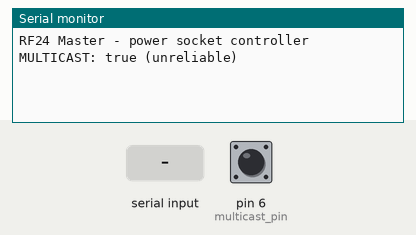
A sketch run on a simulated Arduino Uno, built with avr-gcc and run on an emulated ATmega328P. Shown: the last lines printed to the serial monitor. Inputs (shaded band) come from the test bench; at power-on: pin 6 (multicast_pin) HIGH. No radio packets arrive unless stated.

Above: at 1.2 s.
1.3 s: "start 1\n" received over Serial
At 3.6 s:
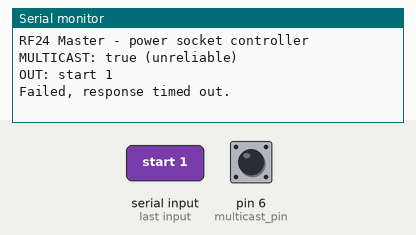
4.3 s: "h 1\n" received over Serial
At 5.7 s:
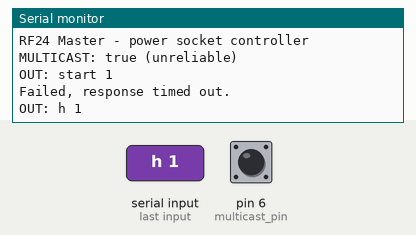
6.7 s: "min 1\n" received over Serial
At 8.1 s:
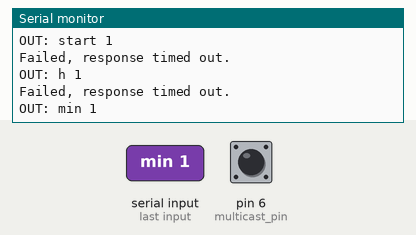
9.2 s: "stop 1\n" received over Serial
At 10.6 s:
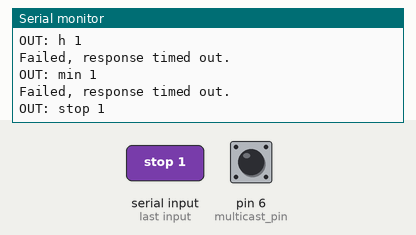
11.6 s: "start" received over Serial
At 13.0 s:
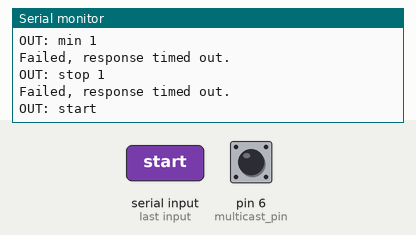
14.0 s: " " received over Serial
At 15.4 s:
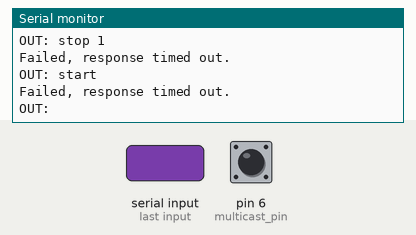

The sketch:

rf24-socket-master.ino
```cpp
// (licence header left out)
/**
 * Example using Dynamic Payloads
 *
 * This is an example of how to use payloads of a varying (dynamic) size.
 */

#include <SPI.h>
#include "printf.h"
#include "RF24.h"

//
// Hardware configuration
//

// Set up nRF24L01 radio on SPI bus plus pins 8 & 9
RF24 radio(9,10);

// Use multicast?
// sets the multicast behavior this unit in hardware.  Connect to GND to use unicast
// Leave open (default) to use multicast.
const int multicast_pin = 6 ;

// sets the role of this unit in hardware.  Connect to GND to be the 'pong' receiver
// Leave open to be the 'ping' transmitter
const int role_pin = 7;
bool multicast = true ;

//
// Topology
//

// Radio pipe addresses for the 2 nodes to communicate.
//const uint64_t pipes[2] = { 0xEEFAFDFDEELL, 0xEEFDFAF50DFLL };
const uint8_t pipes[][6] = {"1Node","2Node"};

void setup(void)
{
  //
  // Multicast
  //
  pinMode(multicast_pin, INPUT);
  digitalWrite(multicast_pin,HIGH);
  delay( 20 ) ;

  // read multicast role, LOW for unicast
  if( digitalRead( multicast_pin ) )
    multicast = true ;
  else
    multicast = false ;

  //
  // Print preamble
  //
  Serial.begin(115200);
  Serial.println(F("RF24 Master - power socket controller"));
  Serial.print(F("MULTICAST: "));
  Serial.println(multicast ? F("true (unreliable)") : F("false (reliable)"));

  //
  // Setup and configure rf radio
  //
  radio.begin();
  radio.setCRCLength( RF24_CRC_16 ) ;
  // optionally, increase the delay between retries & # of retries
  radio.setRetries( 15, 5 ) ;
  radio.setAutoAck( true ) ;
  //radio.setPALevel( RF24_PA_LOW ) ;
  //radio.enableDynamicPayloads(); //dont work with RPi :-/

  //
  // Open pipes to other nodes for communication
  //
  // This simple sketch opens two pipes for these two nodes to communicate
  // back and forth.
  // Open 'our' pipe for writing
  // Open the 'other' pipe for reading, in position #1 (we can have up to 5 pipes open for reading)
  radio.openWritingPipe(pipes[0]);
  radio.openReadingPipe(1,pipes[1]);


  //
  // Dump the configuration of the rf unit for debugging
  //
  printf_begin();
  radio.printDetails();

  //
  // Start listening
  //
  radio.powerUp() ;
  radio.startListening();
}

void loop(void)
{
  bool timeout = false;
  unsigned long started_waiting_at = 0;

  if (Serial.available())
  {
    String s1 = Serial.readString();
    if (s1.indexOf("start")>=0)
    {
      String sched = s1.substring(s1.indexOf(" ")+1);
      long seconds = 1;
      if (sched.indexOf("h")>0)
      {
        seconds = sched.substring(0, sched.indexOf("h")).toInt() * 3600 ;
        sched = sched.substring(sched.indexOf("h")+1);
      }
      if (sched.indexOf("min")>0)
      {
        seconds = seconds + (sched.substring(0, sched.indexOf("min")).toInt() * 60);
        Serial.println(seconds);
        sched = sched.substring(0, sched.indexOf("min"));
        Serial.println(sched);
      }
      if (seconds > 1)
      {
        s1 = "activate1 " + String(seconds);
      }
    }
    else if ((s1.indexOf("stop")==0) && (s1.indexOf("status")==0))
    {
      Serial.println("** Serial interface expects:\n\r"\
        "** 0 - start1: activate relay1 after x time\n\r"\
        "** 0 - start2: activate relay2 after x time\n\r"\
        "** 1 - stop: deactivate everything and reset all counters\n\r"\
        "** 2 - status: returns the current status of relays and counters");
      s1 = "";
    }

    if (s1 != "")
    {
      Serial.println("OUT: " + s1);
      char qS[s1.length()+1] ;
      s1.toCharArray(qS, s1.length()+1);
      qS[s1.length()+1] = '\0';


      // First, stop listening so we can talk.
      radio.stopListening();
      if (queryString(qS, s1.length()+1, s1))
      {
        Serial.println(s1);
      }
      // restart listening
      radio.startListening();
    }
  }
}

/*
 * This function sends out a message (theQuery) and expects
 * to receive a response with a number (return value).
 * It will send the query, wait for 500ms, and return.
 */
bool queryString(char theQuery[], uint8_t queryLength, String& oValue)
{

  // send query
  radio.write( theQuery, queryLength, multicast );

  // Now, continue listening
  radio.startListening();

  // Wait here until we get a response, or timeout
  unsigned long started_waiting_at = millis();
  bool timeout = false;
  while ( ! radio.available() && ! timeout )
    if (millis() - started_waiting_at > 500 )
      timeout = true;

  // Describe the results
  if ( timeout )
  {
     Serial.println(F("Failed, response timed out."));
     return false;
  }
  else
  {
    while (radio.available())
    {
      // Fetch the payload, and see if this was the last one.
      uint8_t len = radio.getDynamicPayloadSize();
      char* rx_data = NULL;
      rx_data = (char*)calloc(len, sizeof(char));
      radio.read( rx_data, len );

      // Put a zero at the end for easy printing
      rx_data[len] = 0;

      // Spew it
      /*Serial.print(F("Got msg size="));
      Serial.print(len);
      Serial.print(F(" value="));
      Serial.println(rx_data);*/

      oValue += String(rx_data);
      free(rx_data);
    }
  }
  return true;
}
```

printf.h
```cpp
// (licence header left out)
/**
 * @file printf.h
 *
 * Setup necessary to direct stdout to the Arduino Serial library, which
 * enables 'printf'
 */

#ifndef __PRINTF_H__
#define __PRINTF_H__

#ifdef ARDUINO

int serial_putc( char c, FILE * )
{
  Serial.write( c );

  return c;
}

void printf_begin(void)
{
  fdevopen( &serial_putc, 0 );
}

#else
#error This example is only for use on Arduino.
#endif // ARDUINO

#endif // __PRINTF_H__
```

Measured:
- after the input at 1.3 s, the serial monitor: prints a new line after 1.0 s (image 1)
- after the input at 4.3 s, the serial monitor: prints a new line after 1.0 s (image 2)
- after the input at 6.7 s, the serial monitor: prints a new line after 1.0 s (image 3)
- after the input at 9.2 s, the serial monitor: prints a new line after 1.0 s (image 4)
- after the input at 11.6 s, the serial monitor: prints a new line after 1.0 s (image 5)
- after the input at 14.0 s, the serial monitor: prints a new line after 1.0 s (image 6)
